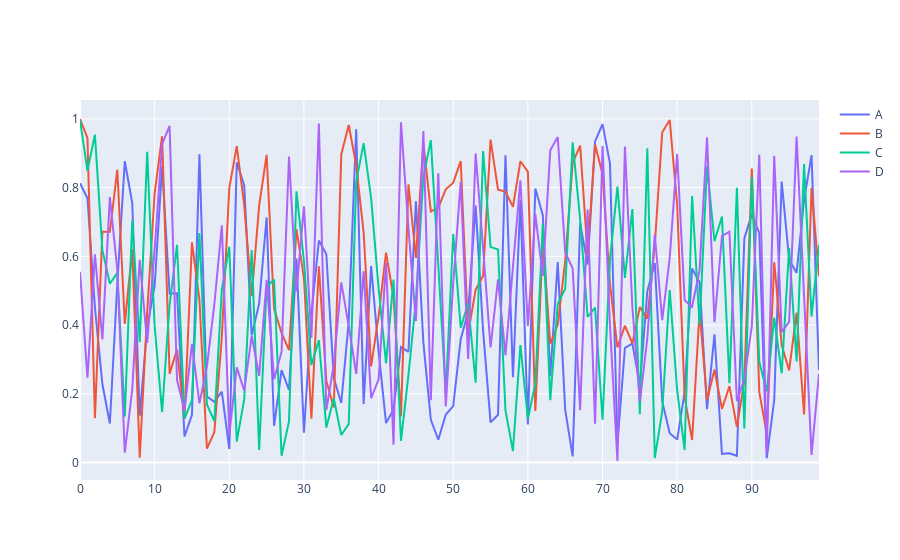

The cell this chart's notebook holds for it:
### Markdown cell above
## Plot with Plotly

### Code cell
# Create a fake dataset to show in plot 
df = pd.DataFrame(np.random.rand(100, 4), columns=['A', 'B', 'C', 'D'])
data = ([
    {'x': df.index, 'y': df[col], 'name': col} for col in df.columns
])

# Create figure 
fig = go.Figure(data=data)
# Show figure 
fig.show()
